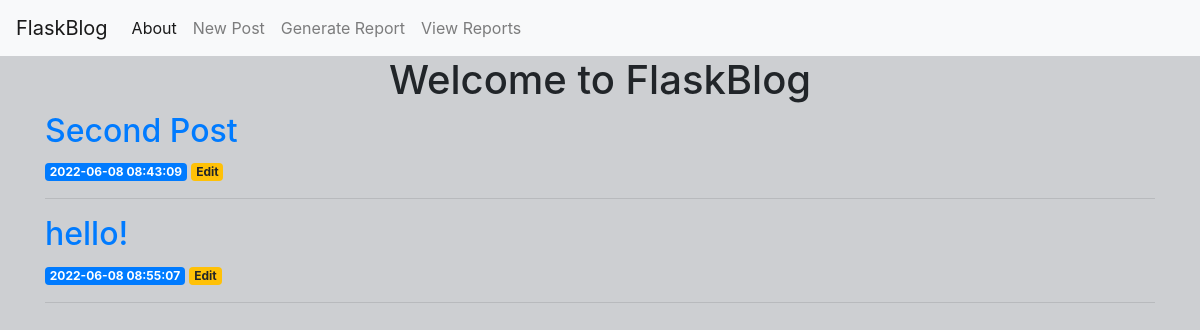
Before: / with the older database file.
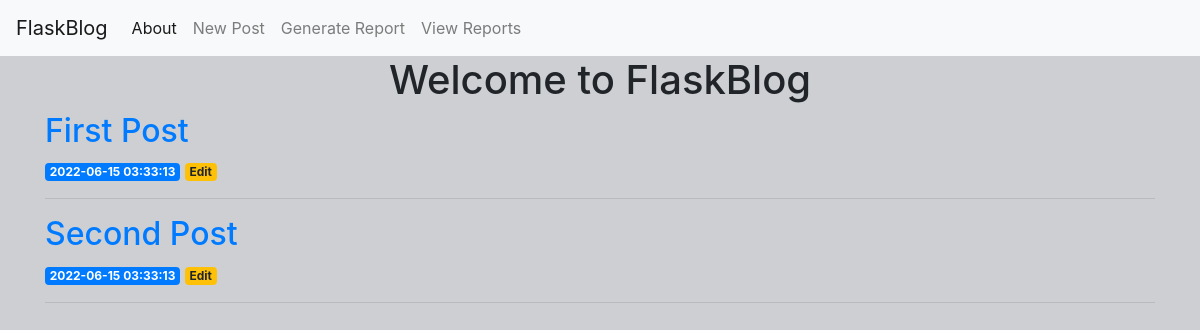
After: the same page with the newer database file.
### tables this page shows
CREATE TABLE posts (
    id INTEGER PRIMARY KEY AUTOINCREMENT,
    created TIMESTAMP NOT NULL DEFAULT CURRENT_TIMESTAMP,
    title TEXT NOT NULL,
    content TEXT NOT NULL
);

### app.py (the view)
@app.route(prefix + '/')
def index():
    conn = get_db_connection()
    posts = conn.execute('SELECT * FROM posts').fetchall()
    conn.close()
    return render_template('index.html', posts=posts)

### app.py (called while the page is built)
def get_db_connection():
    conn = sqlite3.connect('database.db')
    conn.row_factory = sqlite3.Row
    return conn

### templates/index.html
{% extends 'base.html' %}
{% block content %}
    <h1 class="text-center">{% block title %} Welcome to FlaskBlog {% endblock %}</h1>
    {% for post in posts %}
        <a href="{{ url_for('post', post_id=post['id']) }}">
            <h2>{{ post['title'] }}</h2>
        </a>
        <span class="badge badge-primary">{{ post['created'] }}</span>
        <a href="{{ url_for('edit', id=post['id']) }}">
            <span class="badge badge-warning">Edit</span>
        </a>
        <hr>
    {% endfor %}
{% endblock %}

### templates/base.html (shortened to what this page needs)
<!doctype html>
<html lang="en">
  <head>
    <link rel="stylesheet" href="https://stackpath.bootstrapcdn.com/bootstrap/4.3.1/css/bootstrap.min.css">
  </head>
  <body style="background-color: rgb(205, 207, 210);">
    <nav class="navbar navbar-expand-md navbar-light bg-light">
        <a class="navbar-brand" href="{{ url_for('index')}}">FlaskBlog</a>
        <div class="collapse navbar-collapse" id="navbarNav">
            <ul class="navbar-nav">
              <li class="nav-item active">
                <a class="nav-link" href="#">About</a>
              </li>
              <li class="nav-item">
                <a class="nav-link" href="{{url_for('create')}}">New Post</a>
       	      </li>
              <li class="nav-item">
                <a class="nav-link" href="{{url_for('generateReport')}}">Generate Report</a>
              </li>
              <li class="nav-item">
                <a class="nav-link" href="{{url_for('reports')}}">View Reports</a>
              </li>
            </ul>
        </div>
    </nav>
    <div class="container">
    	{% block content %} {% endblock %}
    </div>
  </body>
</html>

Changed rows visible on the page:
removed posts: title "hello!", created "2022-06-08 08:55:07"
added posts: title "First Post", created "2022-06-15 03:33:13"
changed posts "Second Post": created "2022-06-08 08:43:09" → "2022-06-15 03:33:13"
